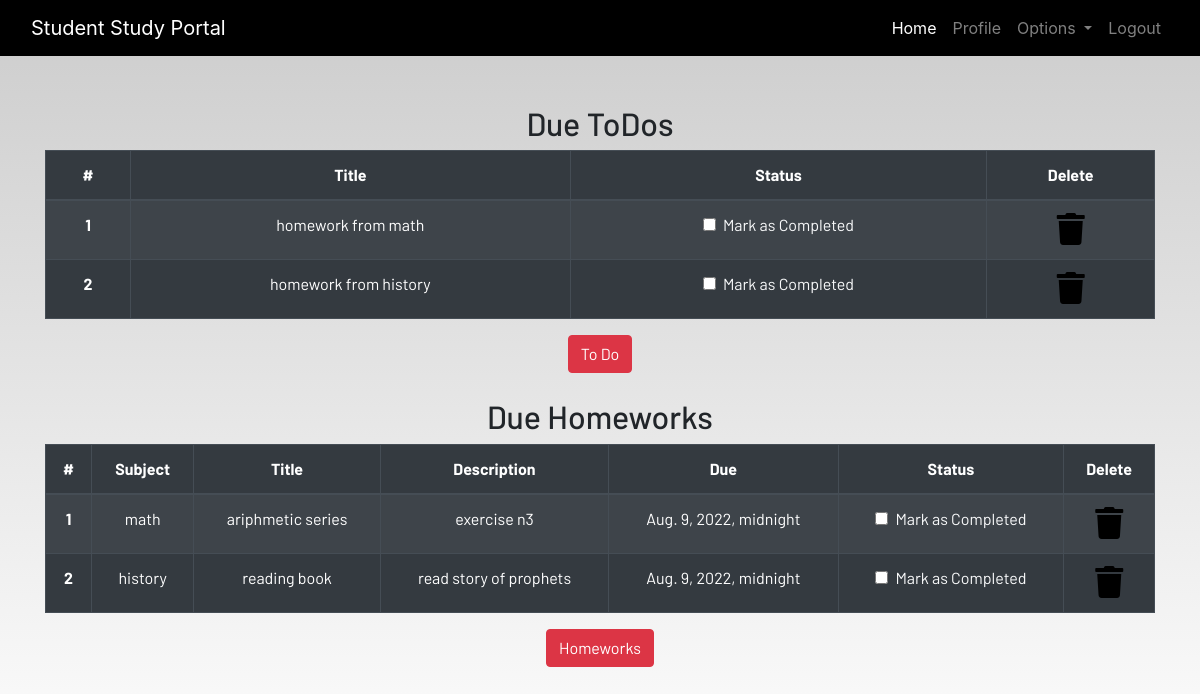
The app's page /profile/ (signed in) with its own data.
### dashboard/models.py (models this page shows, shortened)
class Todo(models.Model):
    user = models.ForeignKey(User, on_delete=models.CASCADE)
    title = models.CharField(max_length=100)
    is_finished = models.BooleanField(default=False)

class Homework(models.Model):
    user = models.ForeignKey(User, on_delete=models.CASCADE)
    title = models.CharField(max_length=150)
    desciption = models.TextField()
    subject = models.CharField(max_length=50)
    due = models.DateTimeField(default=datetime.now)
    is_finished = models.BooleanField(default=False)

### dashboard/views.py (the view)
# urls.py: path("profile/", dash_views.profile, name="profile"),
@login_required
def profile(request):
    homeworks = Homework.objects.filter(is_finished=False, user=request.user)
    todos = Todo.objects.filter(is_finished=False, user=request.user)
    if len(homeworks) == 0:
        homeworks_done = True
    else:
        homeworks_done = False
    if len(todos) == 0:
        todos_done = True
    else:
        todos_done = False
    data = {
        "homeworks": homeworks,
        "todos": todos,
        "todos_done": todos_done,
        "homeworks_done": homeworks_done
    }
    return render(request, "dashboard/profile.html", data)

### dashboard/templates/dashboard/profile.html
{% extends 'dashboard/base.html' %}
{% load static %}
{% load crispy_forms_tags%}
{% block content %}
<section class="text-center">
    <div class="container">
        {% if not todos_done %}
        <h2>Due ToDos</h2>
        <table class="table table-striped table-bordered table-hover table-dark">
            <thead>
                <tr>
                    <th scope="col">#</th>
                    <th scope="col">Title</th>
                    <th scope="col">Status</th>
                    <th scope="col">Delete</th>
                </tr>
            </thead>
            <tbody>
                {% for todo in todos %}
                <tr>
                    <th scope="row">{{forloop.counter}}</th>
                    <td>{{todo.title}}</td>
                    <td>
                        <a href="{% url 'update_todo' todo.id %}">
                            <div class="form-check">
                                {% if todo.is_finished %}
                                    <input class="form-check-input" type="checkbox" value="" checked>
                                {% else %}
                                    <input class="form-check-input" type="checkbox" value="">
                                {% endif %}
                                <label class="form-check-label text-light" for="flexCheckDefault">
                                    Mark as Completed
                                </label>
                            </div>
                        </a>
                    </td>
                    <td><a href="{% url 'delete_todo' todo.id %}"><i class="fa fa-trash fa-2x"></i></a></td>
                </tr>
                {% endfor %}
            </tbody>
        </table>
        {% else %}
            <h3>All To dos are completed!!!!</h3>
        {% endif %}
        <a href="{% url 'todo' %}" class="btn btn-danger">To Do</a>
        <br><br>
        {% if not homeworks_done %}
        <h2>Due Homeworks</h2>
        <table class="table table-striped table-bordered table-hover table-dark">
            <thead>
                <tr>
                    <th scope="col">#</th>
                    <th scope="col">Subject</th>
                    <th scope="col">Title</th>
                    <th scope="col">Description</th>
                    <th scope="col">Due</th>
                    <th scope="col">Status</th>
                    <th scope="col">Delete</th>
                </tr>
            </thead>
            <tbody>
                {% for homework in homeworks %}
                <tr>
                    <th scope="row">{{forloop.counter}}</th>
                    <td>{{homework.subject}}</td>
                    <td>{{homework.title}}</td>
                    <td>{{homework.desciption}}</td>
                    <td>{{homework.due}}</td>
                    <td>
                        <a href="{% url 'update_homework' homework.id %}">
                            <div class="form-check">
                                {% if homework.is_finished %}
                                <input class="form-check-input" type="checkbox" value="" checked>
                                {% else %}
                                    <input class="form-check-input" type="checkbox" value="">
                                {% endif %}
                                <label class="form-check-label text-light" for="flexCheckDefault">
                                    Mark as Completed
                                </label>
                            </div>
                        </a>
                    </td>
                    <td><a href="{% url 'delete_homework' homework.id %}"><i class="fa fa-trash fa-2x"></i></a></td>
                </tr>
                {% endfor %}
            </tbody>
        </table>
        {% else %}
            <h3>All To homeworks are completed!!!!</h3>
        {% endif %}
        <a href="{% url 'homework' %}" class="btn btn-danger">Homeworks</a>
    </div>
</section>
{% endblock content %}

### static/css/main.css (style rules this page uses)
html { scroll-behavior: smooth; height: 100%; width: 100%; }
a { text-decoration: none !important; color: black; }
html, body { max-width: 100%; overflow-x: hidden; height: 100%; width: 100%; }
body { background: linear-gradient(rgba(0, 0, 0, 0.2), rgba(255, 255, 255, 0.5)); overflow-x: hidden; background-repeat: no-repeat; }
.fa { color: black; }

### records on screen
Todo: title "homework from math"
Todo: title "homework from history"
Homework: subject "math", title "ariphmetic series", desciption "exercise n3", due "Aug. 9, 2022, midnight"
Homework: subject "history", title "reading book", desciption "read story of prophets", due "Aug. 9, 2022, midnight"
